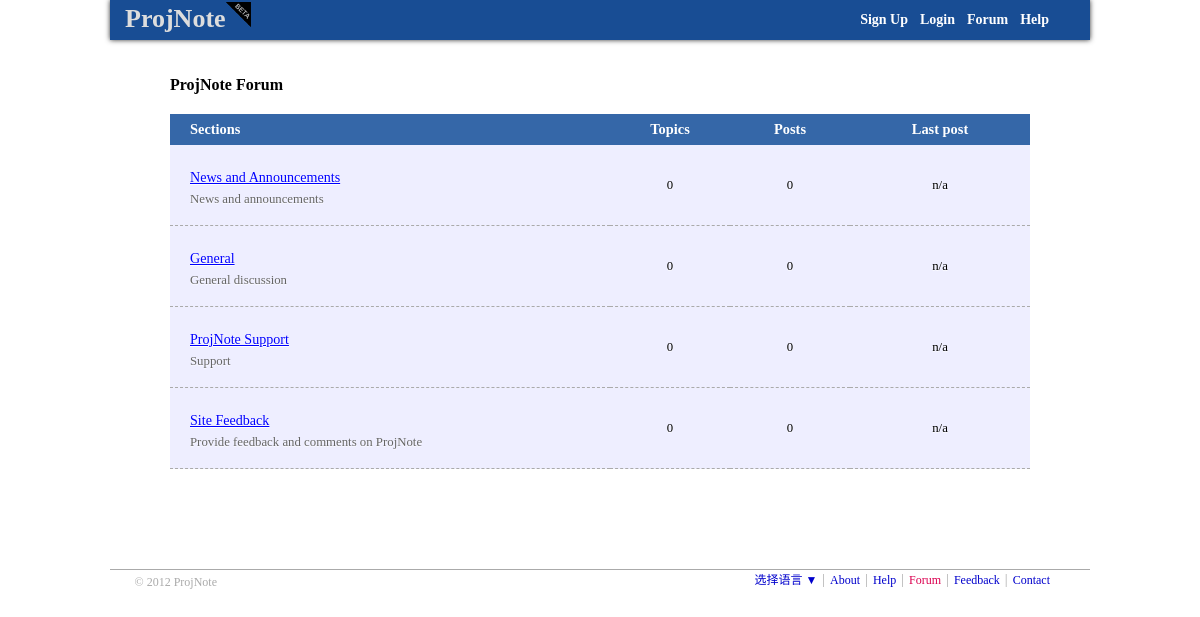
The page /forum/index.php on the database its author committed.
### tables this page shows
CREATE TABLE FORUM_SECTION
(
	ID INT UNSIGNED NOT NULL AUTO_INCREMENT,
	SID INT UNSIGNED NOT NULL,
	TITLE NVARCHAR(42) NOT NULL,
	LANGUAGE NVARCHAR(3) NOT NULL,
	DESCRIPTION NVARCHAR(256) NOT NULL,

	PRIMARY KEY (ID)
) DEFAULT;

### forum/language/l_index.inc.php (called while the page is built, shortened)
<?php
if($_SESSION['_language'] == 'en') {
	$l_forum = 'ProjNote Forum';
	$l_header = 'Sections';
	$l_topic = 'Topics';
	$l_posts = 'Posts';
	$l_lpost = 'Last post';
}
?>

### _obj/ForumSection.inc.php (called while the page is built, shortened)
<?php
include_once ("../utils/DatabaseUtil.php");
class ForumSection
{
	private $sid;
	public static function getSections()
	{
		$atReturn = array();
		$db_connection = DatabaseUtil::getConn(DatabaseUtil::$FBBS);
		$query = "SELECT id, sid, title, description FROM FORUM_SECTION WHERE LANGUAGE='".$_SESSION['_language']."'";
		$sections = DatabaseUtil::selectDataList($db_connection, $query);
		if(isset($sections) && $sections)
		{
			while($section = mysql_fetch_array($sections, MYSQL_ASSOC))
			{
				$s = new ForumSection();
				$s->id = $section['id'];
				$s->sid = $section['sid'];
				$s->language = $_SESSION['_language'];
				$s->title = $section['title'];
				$s->description = $section['description'];
				$atReturn[$section['id']] = $s;
			}
		}
		return $atReturn;
	}
	public function getSid()
	{
		return $this->sid;
	}
}

### utils/DatabaseUtil.php (called while the page is built, shortened)
<?php
class DatabaseUtil
{
    public static function selectData($db_connection, $query)
    {
		if ( isset($db_connection) )
		{
			$select_result = mysql_query($query, $db_connection);
			$result = mysql_fetch_array($select_result, MYSQL_ASSOC);
			return $result;
		}
		return null;
    }
	public static function selectDataList($db_connection, $query)
	{
		if ( isset($db_connection) )
		{
			$select_result = mysql_query($query, $db_connection);
			return $select_result;
		}
		return null;
	}
}

### _obj/ForumThread.inc.php (called while the page is built, shortened)
<?php
include_once ("../utils/DatabaseUtil.php");
class ForumThread
{
	public static function getSectionThreadCount($sid)
	{
		$db_connection = DatabaseUtil::getConn(DatabaseUtil::$FBBS);
		$query = "SELECT COUNT(*) as count FROM FORUM_THREAD WHERE SID=$sid";
		$result = DatabaseUtil::selectData($db_connection, $query);
		return $result['count'];
	}
}

### _obj/ForumMessage.inc.php (called while the page is built, shortened)
<?php
include_once ("../utils/DatabaseUtil.php");
class ForumMessage
{
	public static function getSectionMessageCount($sid)
	{
		$db_connection = DatabaseUtil::getConn(DatabaseUtil::$FBBS);
		$query = "SELECT COUNT(*) as count FROM FORUM_MESSAGE WHERE SID=$sid";
		$result = DatabaseUtil::selectData($db_connection, $query);
		return $result['count'];
	}
}

### forum/index.php (the view, shortened to what this page needs)
<?php
include_once ("../_obj/ForumSection.inc.php");
include_once ("../_obj/ForumThread.inc.php");
include_once ("../_obj/ForumMessage.inc.php");
include_once ("../utils/DatabaseUtil.php");
include_once ("language/l_index.inc.php");
?>
<!DOCTYPE HTML PUBLIC "-//W3C//DTD HTML 4.01//EN" "http://www.w3.org/TR/html4/strict.dtd">
<html>
<head>
<link rel='stylesheet' type='text/css' href='../css/proj_layout.css' />
<link rel='stylesheet' type='text/css' href='../css/forum.css' />
<?php include('../utils/analytics.inc.php');?></head>
<body>
<center>
<?php include_once isset($_SESSION['_userId']) ? '../common/header_2.inc.php' : '../common/header_1.inc.php';?>
<div id="page_body">
<?php if( isset($_SESSION['_userId']) ) { include_once '../common/path_nav.inc.php'; ?>
<div id="top_link_saperator"></div>
<?php } else {?>
<div style="height:1px;"></div>
<?php } ?>
<div id="forumtitle"><h1><?php echo $l_forum?></h1></div>
<table id="forumtable" cellpadding="0" cellspacing="0">
<thead>
<tr>
<th class="first"><?php echo $l_header?></th>
<th class="second"><?php echo $l_topic?></th>
<th class="third"><?php echo $l_posts?></th>
<th class="fourth"><?php echo $l_lpost?></th>
</tr>
</thead>
<tbody><?php
$sections = ForumSection::getSections();
foreach( $sections as $sec ) {
$sid = $sec->getSid();
$tcount = ForumThread::getSectionThreadCount($sid);
$mcount = ForumMessage::getSectionMessageCount($sid);
$mcount -= $tcount;
$lposts = 'n/a';
?>
<tr>
<td class="first"><a class="slink" href="../forum/section.php?sid=<?php echo $sec->getSid()?>&page=1"><?php echo $sec->title?></a><br />
<label><?php echo $sec->description?></label></td>
<td class="second"><?php echo $tcount?></td>
<td class="third"><?php echo $mcount?></td>
<td class="fourth"><?php echo $lposts?></td>
</tr>
<?php } ?></tbody>
</table>
</div>
<?php include_once '../common/footer_1.inc.php';?>
</center>
</body>
</html>

### common/header_1.inc.php (shortened to what this page needs)
<?php
if($_SESSION['_language']=='en') {
	$l_sign_up = 'Sign Up';
	$l_login = 'Login';
	$l_feedback = 'Forum';
	$l_help = 'Help';
}
?><div id="header"><div id="inhead">
<div style="height:100%;font-size:14px;">
<a href="../default/index.php" style="font-family:'Microsoft YaHei',tahoma;color:#DDDDDD;font-weight:bold;text-decoration:none;float:left;margin:2px 0 0 15px;font-size:26px;" title="ProjNote Beta">ProjNote<img style="width:25px;border:0 none;" src="../image/beta.gif"/></a>
<div style="height:100%;float:right;margin-right:-5px;text-align:right;">
<ul style="height:100%;display:inline;">
<li class="topheader_link_elem"><a href="../default/register.php" class="header"><span class="topheader_link_label_span"><?php echo $l_sign_up?></span></a></li>
<li class="topheader_link_elem"><a href="../default/login.php" class="header"><span class="topheader_link_label_span"><?php echo $l_login?></span></a></li>
<li class="topheader_link_elem"><a href="../forum/index.php" class="header"><span class="topheader_link_label_span"><?php echo $l_feedback?></span></a></li>
<li class="topheader_link_elem"><a href="../help/index.php" class="header"><span class="topheader_link_label_span"><?php echo $l_help?></span></a></li>
</ul>
</div>
</div></div>
</div>

### common/footer_1.inc.php (shortened to what this page needs)
<?php
	if($_SESSION['_language']=='en') {
		$l_pengshen = 'Peng Shen Product';
		$l_about = 'About';
		$l_contact = 'Contact';
		$l_help = 'Help';
		$l_forum = 'Forum';
		$l_feedback = 'Feedback';
		$l_language = '&#36873;&#25321;&#35821;&#35328;';
	}
?>
<div style="width:980px;height:50px;">
<div style="border-top:1px solid #AAAAAA;margin-top:10px;"></div>
<label style="margin-top:5px;font-size:12px;color:#AAAAAA;float:left;padding-left:2.5%;">&copy; <?php echo date('Y')?> ProjNote</label>
<div style="float:right;padding-right:40px;" >
<a id="lang_link" href="javascript:getLangList()" class="footer"><?php echo $l_language?> <span id="lang_arrow">&#9660;</span></a>
<label class="footer">|</label>
<a href="../about/index.php" class="footer"><?php echo $l_about?></a>
<label class="footer">|</label>
<a href="../help/index.php" class="footer"><?php echo $l_help?></a>
<label class="footer">|</label>
<a href="../forum/index.php" class="footer highlight"><?php echo $l_forum?></a>
<label class="footer">|</label>
<a href="../about/feedback.php" class="footer"><?php echo $l_feedback?></a>
<label class="footer">|</label>
<a href="../about/contact.php" class="footer"><?php echo $l_contact?></a>
</div>
</div>

### css/proj_layout.css (style rules this page uses)
body { font-family:tahoma; }
td.first { text-align:right; }
div#page_body { width:960px; float:none; margin-top:50px; min-height:300px; }

### css/forum.css (style rules this page uses)
div#forumtitle { margin:25px 0 20px 0; width:860px; text-align:left; }
div#forumtitle h1 { font-size:1em; }
table#forumtable { width:860px; margin-bottom:100px; }
table#forumtable th { height:31px; color:#fff; margin-left:10px; font-size:.9em; background-color:#3567A8; }
table#forumtable .first { padding-left:20px; text-align:left; }
table#forumtable .first label { color:#666; }
table#forumtable .second { text-align:center; width:120px; }
table#forumtable .third { text-align:center; width:120px; }
table#forumtable .fourth { text-align:center; width:180px; }
table#forumtable td { height:80px; font-size:.8em; border-bottom:1px #aaa dashed; background-color:#eeeeff; text-shadow:0 1px 1px #fff; }
a.slink { font-size:1.1em; line-height:2em; color:blue; text-shadow: 0 1px 0 #fff; }

### common/header_1.inc.php (style rules this page uses)
html,body { margin:0 }
a.header { padding:0 2px 0 2px;color:#FFF;padding-right:10px;font-family:tahoma;height:100%;display:block;text-decoration:none; }
li.topheader_link_elem { display:block;float:left;height:100%;list-style-type:none; }
span.topheader_link_label_span { font-weight:bold;position:relative;top:12px;left:4px; }
div#header { position:fixed;top:0px;width:100%;z-index:999; }
div#inhead { margin:auto;width:980px;height:40px;background-color:#184D94;-webkit-box-shadow:0 0 5px #333;-moz-box-shadow:0 0 5px #333;box-shadow:0 0 5px #333; }

### common/footer_1.inc.php (style rules this page uses)
a.footer { color:#00c;font-family:tahoma;font-size:12px;text-decoration:none; }
label.footer { padding-left:1px;padding-right:1px;color:#AAAAAA;font-size:14px; }
a.highlight { color:#DB0050; }

### rows shown on the page
forum_section: TITLE "News and Announcements", DESCRIPTION "News and announcements", tcount "0", mcount "0", lposts "n/a"
forum_section: TITLE "General", DESCRIPTION "General discussion", tcount "0", mcount "0", lposts "n/a"
forum_section: TITLE "ProjNote Support", DESCRIPTION "Support", tcount "0", mcount "0", lposts "n/a"
forum_section: TITLE "Site Feedback", DESCRIPTION "Provide feedback and comments on ProjNote", tcount "0", mcount "0", lposts "n/a"

### other values the page prints
$l_sign_up "Sign Up"
$l_login "Login"
$l_feedback "Forum"
$l_help "Help"
$l_forum "ProjNote Forum"
$l_header "Sections"
$l_topic "Topics"
$l_posts "Posts"
$l_lpost "Last post"
$l_language "选择语言"
$l_about "About"
$l_forum "Forum"
$l_feedback "Feedback"
$l_contact "Contact"
